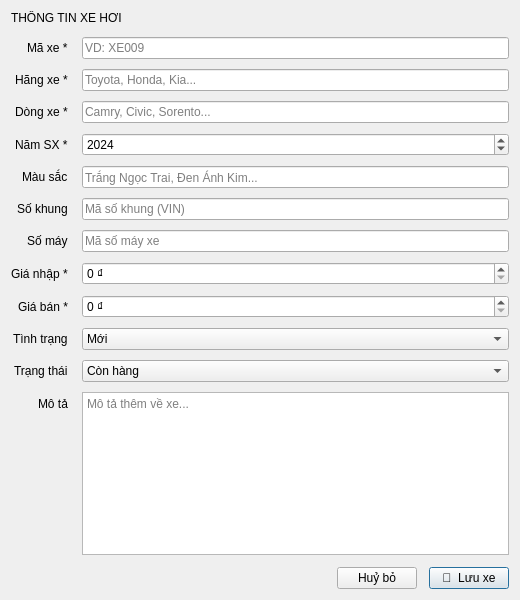
<?xml version="1.0" encoding="UTF-8"?>
<ui version="4.0">
 <class>XeDialog</class>
 <widget class="QDialog" name="XeDialog">
  <property name="geometry"><rect><x>0</x><y>0</y><width>520</width><height>600</height></rect></property>
  <property name="windowTitle"><string>Thêm / Sửa thông tin xe</string></property>
  <layout class="QVBoxLayout" name="verticalLayout">
   <property name="contentsMargins"><rect><left>24</left><top>20</top><right>24</right><bottom>20</bottom></rect></property>
   <property name="spacing"><number>12</number></property>
   <item><widget class="QLabel" name="lbl_form_title"><property name="text"><string>THÔNG TIN XE HƠI</string></property><property name="objectName"><string>detail_key_form</string></property></widget></item>
   <item>
    <layout class="QFormLayout" name="formLayout">
     <property name="labelAlignment"><set>Qt::AlignRight|Qt::AlignVCenter</set></property>
     <property name="horizontalSpacing"><number>14</number></property><property name="verticalSpacing"><number>10</number></property>
     <item row="0" column="0"><widget class="QLabel"><property name="text"><string>Mã xe *</string></property></widget></item>
     <item row="0" column="1"><widget class="QLineEdit" name="txt_ma_xe"><property name="placeholderText"><string>VD: XE009</string></property></widget></item>
     <item row="1" column="0"><widget class="QLabel"><property name="text"><string>Hãng xe *</string></property></widget></item>
     <item row="1" column="1"><widget class="QLineEdit" name="txt_hang_xe"><property name="placeholderText"><string>Toyota, Honda, Kia...</string></property></widget></item>
     <item row="2" column="0"><widget class="QLabel"><property name="text"><string>Dòng xe *</string></property></widget></item>
     <item row="2" column="1"><widget class="QLineEdit" name="txt_dong_xe"><property name="placeholderText"><string>Camry, Civic, Sorento...</string></property></widget></item>
     <item row="3" column="0"><widget class="QLabel"><property name="text"><string>Năm SX *</string></property></widget></item>
     <item row="3" column="1"><widget class="QSpinBox" name="spin_nam_sx"><property name="minimum"><number>1990</number></property><property name="maximum"><number>2030</number></property><property name="value"><number>2024</number></property></widget></item>
     <item row="4" column="0"><widget class="QLabel"><property name="text"><string>Màu sắc</string></property></widget></item>
     <item row="4" column="1"><widget class="QLineEdit" name="txt_mau_sac"><property name="placeholderText"><string>Trắng Ngọc Trai, Đen Ánh Kim...</string></property></widget></item>
     <item row="5" column="0"><widget class="QLabel"><property name="text"><string>Số khung</string></property></widget></item>
     <item row="5" column="1"><widget class="QLineEdit" name="txt_so_khung"><property name="placeholderText"><string>Mã số khung (VIN)</string></property></widget></item>
     <item row="6" column="0"><widget class="QLabel"><property name="text"><string>Số máy</string></property></widget></item>
     <item row="6" column="1"><widget class="QLineEdit" name="txt_so_may"><property name="placeholderText"><string>Mã số máy xe</string></property></widget></item>
     <item row="7" column="0"><widget class="QLabel"><property name="text"><string>Giá nhập *</string></property></widget></item>
     <item row="7" column="1"><widget class="QDoubleSpinBox" name="spin_gia_nhap"><property name="maximum"><double>100000000000.000000000000000</double></property><property name="singleStep"><double>1000000.000000000000000</double></property><property name="decimals"><number>0</number></property><property name="suffix"><string> ₫</string></property></widget></item>
     <item row="8" column="0"><widget class="QLabel"><property name="text"><string>Giá bán *</string></property></widget></item>
<item row="8" column="1"><widget class="QDoubleSpinBox" name="spin_gia_ban"><property name="maximum"><double>100000000000.000000000000000</double></property><property name="singleStep"><double>1000000.000000000000000</double></property><property name="decimals"><number>0</number></property><property name="suffix"><string> ₫</string></property></widget></item>
     <item row="9" column="0"><widget class="QLabel"><property name="text"><string>Tình trạng</string></property></widget></item>
     <item row="9" column="1"><widget class="QComboBox" name="cbo_tinh_trang"><item><property name="text"><string>Mới</string></property></item><item><property name="text"><string>Đã qua sử dụng</string></property></item></widget></item>
     <item row="10" column="0"><widget class="QLabel"><property name="text"><string>Trạng thái</string></property></widget></item>
     <item row="10" column="1"><widget class="QComboBox" name="cbo_trang_thai"><item><property name="text"><string>Còn hàng</string></property></item><item><property name="text"><string>Đặt cọc</string></property></item><item><property name="text"><string>Đã bán</string></property></item><item><property name="text"><string>Bảo dưỡng</string></property></item></widget></item>
     <item row="11" column="0"><widget class="QLabel"><property name="text"><string>Mô tả</string></property></widget></item>
     <item row="11" column="1"><widget class="QTextEdit" name="txt_mo_ta"><property name="maximumHeight"><number>70</number></property><property name="placeholderText"><string>Mô tả thêm về xe...</string></property></widget></item>
    </layout>
   </item>
   <item>
    <layout class="QHBoxLayout">
     <item><spacer><property name="orientation"><enum>Qt::Horizontal</enum></property><property name="sizeHint" stdset="0"><size><width>40</width><height>20</height></size></property></spacer></item>
     <item><widget class="QPushButton" name="btn_cancel"><property name="text"><string>Huỷ bỏ</string></property></widget></item>
     <item><widget class="QPushButton" name="btn_save"><property name="text"><string>💾  Lưu xe</string></property><property name="objectName"><string>btn_add</string></property><property name="default"><bool>true</bool></property></widget></item>
    </layout>
   </item>
  </layout>
 </widget>
 <resources/>
 <connections><connection><sender>btn_cancel</sender><signal>clicked()</signal><receiver>XeDialog</receiver><slot>reject()</slot><hints><hint type="sourcelabel"><x>20</x><y>20</y></hint><hint type="destinationlabel"><x>20</x><y>20</y></hint></hints></connection></connections>
</ui>
